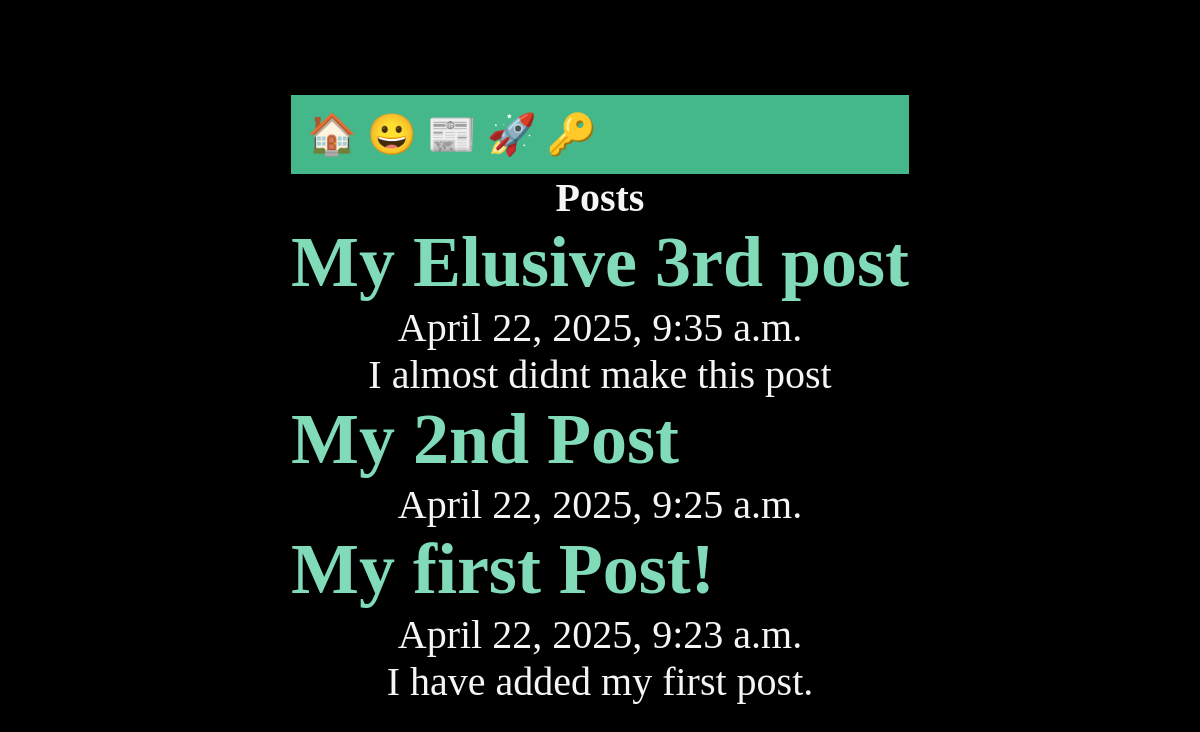
/posts/, run on an earlier commit of the app's database.
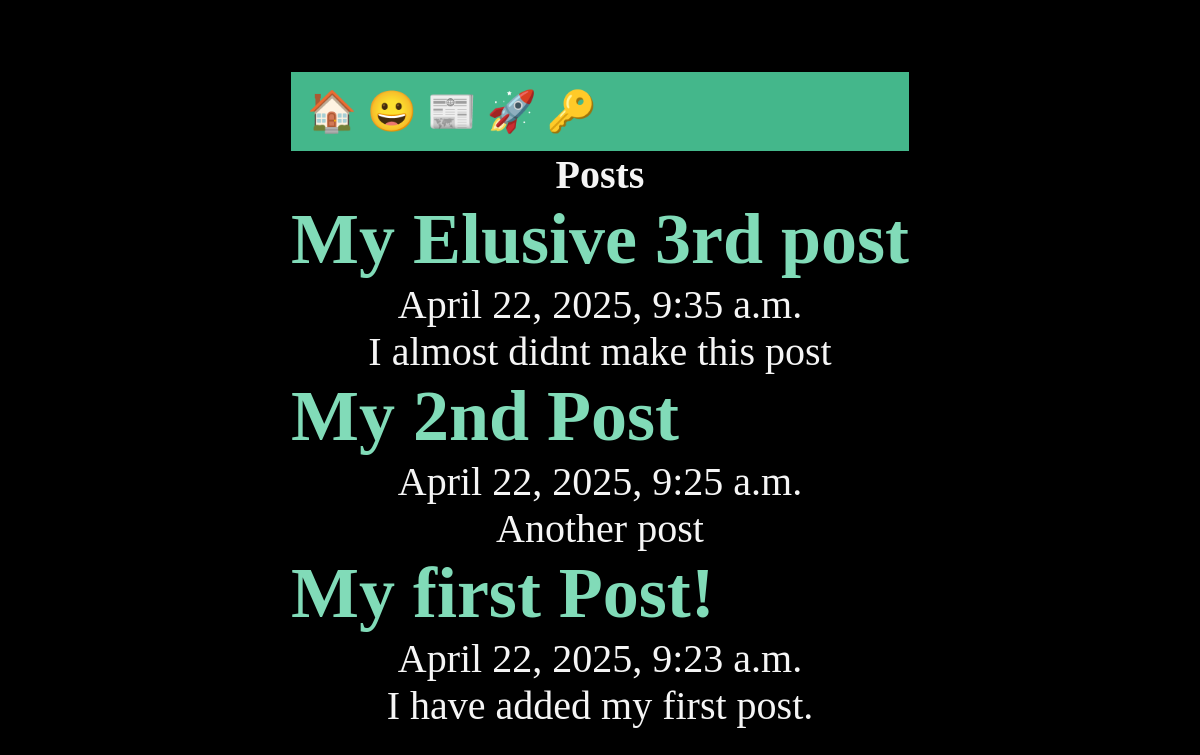
And on a later commit of the database.
### posts/models.py (models this page shows, shortened)
class Post(models.Model):
    title = models.CharField(max_length=75)
    body = models.TextField()
    slug = models.SlugField()
    date = models.DateTimeField(auto_now_add=True)
    banner = models.ImageField(default='fallback.png', blank=True)

### posts/views.py (the view)
# urls.py: path('', views.posts_list, name='list'),
def posts_list(request):
    posts = Post.objects.all().order_by('-date')
    return render(request, 'posts/posts_list.html', { 'posts': posts })

### posts/templates/posts/posts_list.html (shortened to what this page needs)
{% extends "layout.html" %}
{% block content %}
    <section>
    <h1>Posts</h1>
    {% for post in posts %}
        <article class='post'>
            <h2>
                <a href ='{% url 'posts:page' slug=post.slug %}'>
                    {{ post.title }}
                </a>
            </h2>
            <p>{{ post.date }}</p>
            <p>{{ post.body }}</p>
        </article>
    {% endfor %}
</section>
{% endblock %}

### templates/layout.html (shortened to what this page needs)
<!DOCTYPE html>
{% load static %}
<html lang="en">
<head>
    <link rel="stylesheet" href="{% static 'css/style.css' %}">
</head>
<body>
    <nav>
        <a href="/">
            <span role='img' aria-label='Home'>🏠</span>
        </a>
        <a href="/about">😀</a>
        <a href="{% url 'posts:list' %}">📰</a>
        {% if user.is_authenticated %}
            <a href="{% url 'posts:new-post' %}">🎆</a>
            <form class="logout" action="{% url 'users:logout' %}" method="post">
                {% csrf_token %}
                <button class="logout-button" title'User Logout'>🔓</button>
            </form>
        {% else %}
            <a href="{% url 'users:register' %}">🚀</a>
            <a href="{% url 'users:login' %}">🔑</a>
        {% endif %}
    </nav>
    <main>
        {% block content %}
        {% endblock %}
    </main>
</body>
</html>

### static/css/style.css (style rules this page uses)
* { margin: 0; padding: 0; box-sizing: border-box; }
body { min-height: 100vh; display: grid; place-content: center; font-size: 3rem; background-color: black; color: whitesmoke; }
h1, p { text-align: center; }
nav { padding: 1rem; background-color: #44b78b; color: white; font-size: 2.5rem; }
main { flex-grow: 1; display: grid; place-content: center; }
h1, p { text-align: center; font-size: 2.5rem; }
a { text-decoration: none; color: #81dbb8; }

What changed in the data, as far as the page shows it:
changed Post "My 2nd Post": body (not shown) → "Another post"
